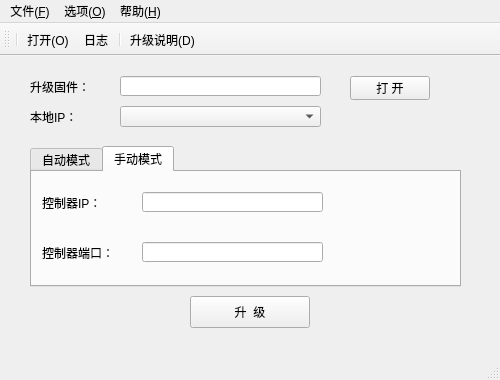
<?xml version="1.0" encoding="UTF-8"?>
<ui version="4.0">
 <class>MainWindow</class>
 <widget class="QMainWindow" name="MainWindow">
  <property name="geometry">
   <rect>
    <x>0</x>
    <y>0</y>
    <width>500</width>
    <height>380</height>
   </rect>
  </property>
  <property name="windowTitle">
   <string>MainWindows</string>
  </property>
  <widget class="QWidget" name="centralWidget">
   <widget class="QLabel" name="label">
    <property name="geometry">
     <rect>
      <x>30</x>
      <y>20</y>
      <width>81</width>
      <height>21</height>
     </rect>
    </property>
    <property name="text">
     <string>升级固件：</string>
    </property>
   </widget>
   <widget class="QPushButton" name="pushButton_Open">
    <property name="geometry">
     <rect>
      <x>350</x>
      <y>20</y>
      <width>80</width>
      <height>24</height>
     </rect>
    </property>
    <property name="text">
     <string>打 开</string>
    </property>
   </widget>
   <widget class="QLabel" name="label_2">
    <property name="geometry">
     <rect>
      <x>30</x>
      <y>50</y>
      <width>81</width>
      <height>21</height>
     </rect>
    </property>
    <property name="text">
     <string>本地IP：</string>
    </property>
   </widget>
   <widget class="QComboBox" name="comboBox_LocalIP">
    <property name="geometry">
     <rect>
      <x>120</x>
      <y>50</y>
      <width>201</width>
      <height>21</height>
     </rect>
    </property>
    <property name="currentText">
     <string/>
    </property>
   </widget>
   <widget class="QTabWidget" name="tabWidget">
    <property name="geometry">
     <rect>
      <x>30</x>
      <y>90</y>
      <width>431</width>
      <height>141</height>
     </rect>
    </property>
    <property name="currentIndex">
     <number>1</number>
    </property>
    <widget class="QWidget" name="tab">
     <attribute name="title">
      <string>自动模式</string>
     </attribute>
     <widget class="QLineEdit" name="lineEdit_AutoControllerPort">
      <property name="geometry">
       <rect>
        <x>110</x>
        <y>70</y>
        <width>181</width>
        <height>20</height>
       </rect>
      </property>
     </widget>
     <widget class="QLabel" name="label_5">
      <property name="geometry">
       <rect>
        <x>10</x>
        <y>20</y>
        <width>101</width>
        <height>21</height>
       </rect>
      </property>
      <property name="text">
       <string>控制器IP：</string>
      </property>
     </widget>
     <widget class="QLabel" name="label_6">
      <property name="geometry">
       <rect>
        <x>10</x>
        <y>70</y>
        <width>101</width>
        <height>21</height>
       </rect>
      </property>
      <property name="text">
       <string>控制器端口：</string>
      </property>
     </widget>
     <widget class="QComboBox" name="comboBox_AutoControllerIP">
      <property name="geometry">
       <rect>
        <x>110</x>
        <y>20</y>
        <width>181</width>
        <height>21</height>
       </rect>
      </property>
      <property name="currentText">
       <string/>
      </property>
     </widget>
     <widget class="QPushButton" name="pushButton_Update_aotoGet">
      <property name="geometry">
       <rect>
        <x>320</x>
        <y>20</y>
        <width>80</width>
        <height>24</height>
       </rect>
      </property>
      <property name="text">
       <string>自动获取</string>
      </property>
     </widget>
    </widget>
    <widget class="QWidget" name="tab_2">
     <attribute name="title">
      <string>手动模式</string>
     </attribute>
     <widget class="QLineEdit" name="lineEdit_ManualControllerPort">
      <property name="geometry">
       <rect>
        <x>110</x>
        <y>70</y>
        <width>181</width>
        <height>20</height>
       </rect>
      </property>
     </widget>
     <widget class="QLineEdit" name="lineEdit_ManualControllerIP">
      <property name="geometry">
       <rect>
        <x>110</x>
        <y>20</y>
        <width>181</width>
        <height>20</height>
       </rect>
      </property>
      <property name="toolTip">
       <string/>
      </property>
     </widget>
     <widget class="QLabel" name="label_3">
      <property name="geometry">
       <rect>
        <x>10</x>
        <y>20</y>
        <width>101</width>
        <height>21</height>
       </rect>
      </property>
      <property name="text">
       <string>控制器IP：</string>
      </property>
     </widget>
     <widget class="QLabel" name="label_4">
      <property name="geometry">
       <rect>
        <x>10</x>
        <y>70</y>
        <width>101</width>
        <height>21</height>
       </rect>
      </property>
      <property name="text">
       <string>控制器端口：</string>
      </property>
     </widget>
    </widget>
   </widget>
   <widget class="QPushButton" name="pushButton_Update">
    <property name="geometry">
     <rect>
      <x>190</x>
      <y>240</y>
      <width>120</width>
      <height>32</height>
     </rect>
    </property>
    <property name="text">
     <string>升  级</string>
    </property>
   </widget>
   <widget class="QLineEdit" name="lineEdit_Firmware">
    <property name="geometry">
     <rect>
      <x>120</x>
      <y>20</y>
      <width>201</width>
      <height>20</height>
     </rect>
    </property>
    <property name="toolTip">
     <string/>
    </property>
   </widget>
  </widget>
  <widget class="QMenuBar" name="menuBar">
   <property name="geometry">
    <rect>
     <x>0</x>
     <y>0</y>
     <width>500</width>
     <height>23</height>
    </rect>
   </property>
   <widget class="QMenu" name="menu_F">
    <property name="title">
     <string>文件(&amp;F)</string>
    </property>
    <addaction name="action_O"/>
    <addaction name="action"/>
   </widget>
   <widget class="QMenu" name="menu_H">
    <property name="title">
     <string>帮助(&amp;H)</string>
    </property>
    <addaction name="action_D"/>
    <addaction name="action_A"/>
   </widget>
   <widget class="QMenu" name="menu_O">
    <property name="title">
     <string>选项(&amp;O)</string>
    </property>
    <addaction name="action_Log"/>
   </widget>
   <addaction name="menu_F"/>
   <addaction name="menu_O"/>
   <addaction name="menu_H"/>
  </widget>
  <widget class="QStatusBar" name="statusBar"/>
  <widget class="QToolBar" name="toolBar">
   <property name="windowTitle">
    <string>toolBar</string>
   </property>
   <attribute name="toolBarArea">
    <enum>TopToolBarArea</enum>
   </attribute>
   <attribute name="toolBarBreak">
    <bool>false</bool>
   </attribute>
   <addaction name="separator"/>
   <addaction name="action_O"/>
   <addaction name="action_Debug"/>
   <addaction name="separator"/>
   <addaction name="action_D"/>
  </widget>
  <action name="action_O">
   <property name="icon">
    <iconset resource="Res/res.qrc">
     <normaloff>:/Res/Open.ico</normaloff>:/Res/Open.ico</iconset>
   </property>
   <property name="text">
    <string>打开(&amp;O)</string>
   </property>
   <property name="shortcut">
    <string>Ctrl+O</string>
   </property>
  </action>
  <action name="action">
   <property name="text">
    <string>退出</string>
   </property>
  </action>
  <action name="action_D">
   <property name="icon">
    <iconset resource="Res/res.qrc">
     <normaloff>:/Res/112.ico</normaloff>:/Res/112.ico</iconset>
   </property>
   <property name="text">
    <string>升级说明(&amp;D)</string>
   </property>
   <property name="shortcut">
    <string>Ctrl+D</string>
   </property>
  </action>
  <action name="action_A">
   <property name="icon">
    <iconset resource="Res/res.qrc">
     <normaloff>:/Res/About.ico</normaloff>:/Res/About.ico</iconset>
   </property>
   <property name="text">
    <string>关于(&amp;A)</string>
   </property>
   <property name="shortcut">
    <string>Ctrl+A</string>
   </property>
  </action>
  <action name="action_Debug">
   <property name="icon">
    <iconset resource="Res/res.qrc">
     <normaloff>:/Res/favicon.ico</normaloff>:/Res/favicon.ico</iconset>
   </property>
   <property name="text">
    <string>日志</string>
   </property>
  </action>
  <action name="action_Log">
   <property name="icon">
    <iconset resource="Res/res.qrc">
     <normaloff>:/Res/favicon.ico</normaloff>:/Res/favicon.ico</iconset>
   </property>
   <property name="text">
    <string>日志</string>
   </property>
  </action>
 </widget>
 <layoutdefault spacing="6" margin="11"/>
 <tabstops>
  <tabstop>pushButton_Open</tabstop>
  <tabstop>comboBox_LocalIP</tabstop>
  <tabstop>tabWidget</tabstop>
  <tabstop>lineEdit_AutoControllerPort</tabstop>
  <tabstop>comboBox_AutoControllerIP</tabstop>
  <tabstop>pushButton_Update_aotoGet</tabstop>
  <tabstop>lineEdit_ManualControllerPort</tabstop>
  <tabstop>lineEdit_ManualControllerIP</tabstop>
  <tabstop>pushButton_Update</tabstop>
  <tabstop>lineEdit_Firmware</tabstop>
 </tabstops>
 <resources>
  <include location="Res/res.qrc"/>
 </resources>
 <connections/>
</ui>
